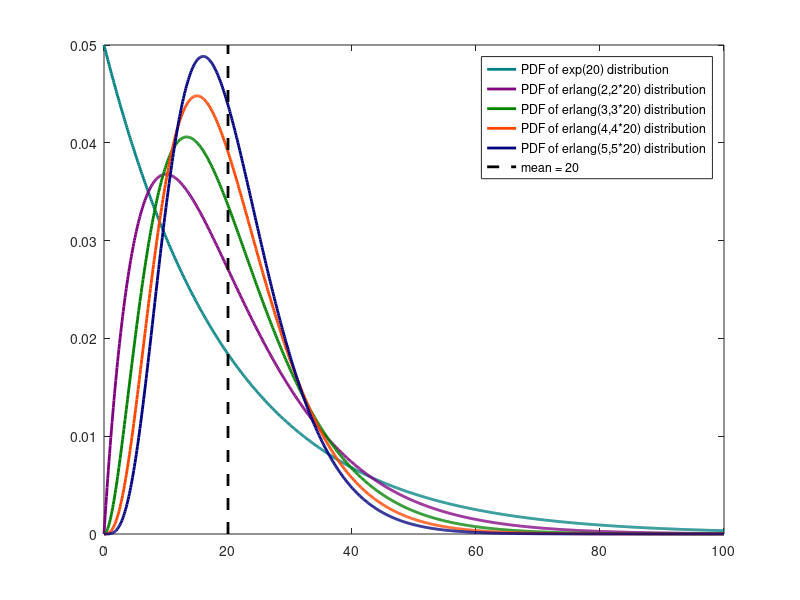

The MATLAB source for this figure: (Note: this script raises an error after producing the figure.)
function [t] = plotDistributionOfTimes()
n=100;
%% plot distribution of times according to resulting rates:
time_means=20;
t=zeros(length(time_means),n);
F=5;
Y=0.05;
colors = [0 128 128; 128 0 128; 0 128 0; 255 69 0; 0 0 128]./255;
for n_is=1:5
    lambda=time_means;
    lambda_n = n_is/lambda;
    switch n_is
        case 1
            legend_str = ['PDF of exp(',num2str(time_means),') distribution'];
            t(n_is,:) = exprnd(lambda,1,n);
        otherwise
            legend_str = ['PDF of erlang(',num2str(n_is),',',num2str(n_is),'*',num2str(time_means),') distribution'];
            optDistr = 'erlang';
            rn_unif = unifrnd(0,1,n_is,n);
            t(n_is,:) = (-1/lambda_n)*log(prod(rn_unif,1));
    end
    figure(2)
    x=0:0.1:F*lambda;
    plot(x,(lambda_n^n_is.*x.^(n_is-1).*exp(-lambda_n.*x))./factorial(n_is-1),'color',colors(n_is,:),'LineWidth',2,'Displayname',legend_str);
    hold on;
    if n_is==5
        plot([lambda lambda],[0 Y],'k--','LineWidth',2,'Displayname',['mean = ',num2str(time_means)])
    end
end
L = legend('show');
L.FontSize = 17;

end